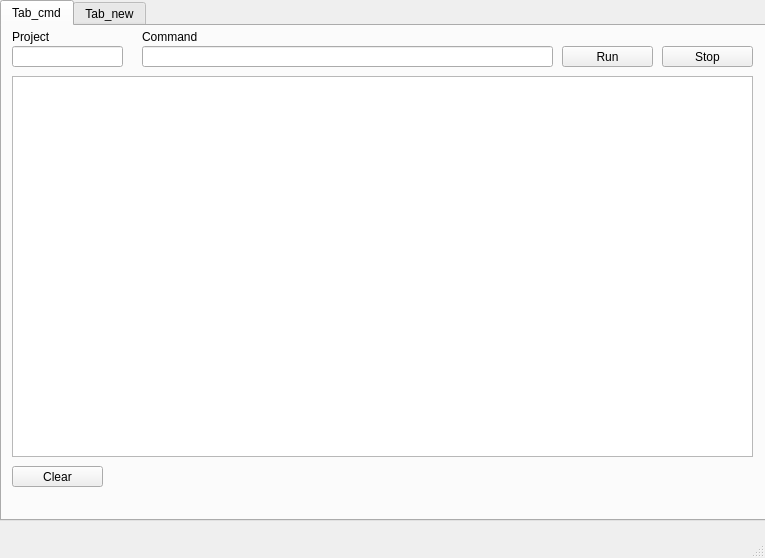
<?xml version="1.0" encoding="UTF-8"?>
<ui version="4.0">
 <class>MainWindow</class>
 <widget class="QMainWindow" name="MainWindow">
  <property name="geometry">
   <rect>
    <x>0</x>
    <y>0</y>
    <width>765</width>
    <height>558</height>
   </rect>
  </property>
  <property name="windowTitle">
   <string>MainWindow</string>
  </property>
  <widget class="QWidget" name="centralwidget">
   <widget class="QTabWidget" name="tabWidget">
    <property name="geometry">
     <rect>
      <x>0</x>
      <y>0</y>
      <width>771</width>
      <height>521</height>
     </rect>
    </property>
    <property name="currentIndex">
     <number>0</number>
    </property>
    <widget class="QWidget" name="tab_cmd">
     <attribute name="title">
      <string>Tab_cmd</string>
     </attribute>
     <widget class="QPushButton" name="pushButton_run">
      <property name="geometry">
       <rect>
        <x>560</x>
        <y>20</y>
        <width>91</width>
        <height>21</height>
       </rect>
      </property>
      <property name="text">
       <string>Run</string>
      </property>
     </widget>
     <widget class="QLineEdit" name="lineEdit_cmd">
      <property name="geometry">
       <rect>
        <x>140</x>
        <y>20</y>
        <width>411</width>
        <height>21</height>
       </rect>
      </property>
     </widget>
     <widget class="QLabel" name="label_project">
      <property name="geometry">
       <rect>
        <x>10</x>
        <y>0</y>
        <width>68</width>
        <height>22</height>
       </rect>
      </property>
      <property name="text">
       <string>Project</string>
      </property>
     </widget>
     <widget class="QLineEdit" name="lineEdit_project">
      <property name="geometry">
       <rect>
        <x>10</x>
        <y>20</y>
        <width>111</width>
        <height>21</height>
       </rect>
      </property>
     </widget>
     <widget class="QLabel" name="label_cmd">
      <property name="geometry">
       <rect>
        <x>140</x>
        <y>0</y>
        <width>91</width>
        <height>22</height>
       </rect>
      </property>
      <property name="text">
       <string>Command</string>
      </property>
     </widget>
     <widget class="QTextEdit" name="textEdit_readoutput">
      <property name="geometry">
       <rect>
        <x>10</x>
        <y>50</y>
        <width>741</width>
        <height>381</height>
       </rect>
      </property>
     </widget>
     <widget class="QPushButton" name="pushButton_stop">
      <property name="geometry">
       <rect>
        <x>660</x>
        <y>20</y>
        <width>91</width>
        <height>21</height>
       </rect>
      </property>
      <property name="text">
       <string>Stop</string>
      </property>
     </widget>
     <widget class="QPushButton" name="pushButton_run_2">
      <property name="geometry">
       <rect>
        <x>10</x>
        <y>440</y>
        <width>91</width>
        <height>21</height>
       </rect>
      </property>
      <property name="text">
       <string>Clear</string>
      </property>
     </widget>
    </widget>
    <widget class="QWidget" name="tab_new">
     <attribute name="title">
      <string>Tab_new</string>
     </attribute>
    </widget>
   </widget>
  </widget>
  <widget class="QMenuBar" name="menubar">
   <property name="geometry">
    <rect>
     <x>0</x>
     <y>0</y>
     <width>765</width>
     <height>27</height>
    </rect>
   </property>
  </widget>
  <widget class="QStatusBar" name="statusbar"/>
 </widget>
 <resources/>
 <connections/>
</ui>
